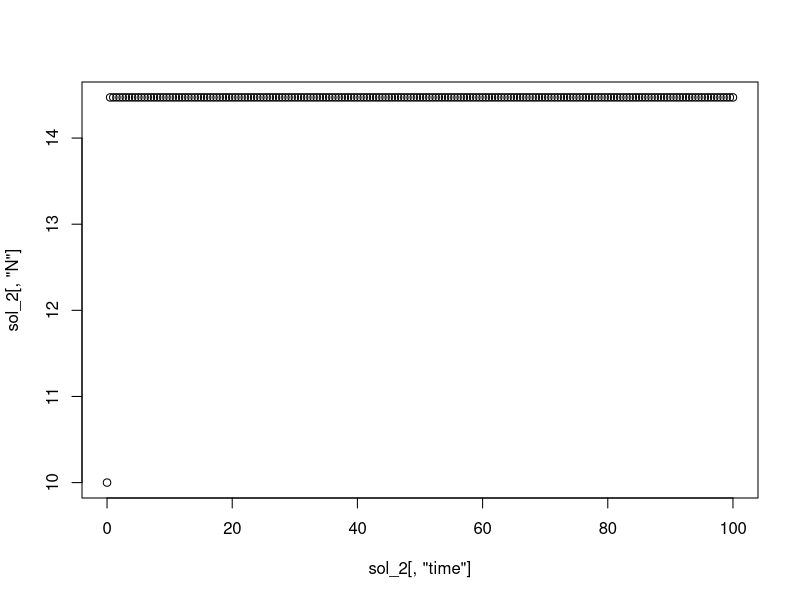

Write the R code that produced this figure.
require(deSolve)

rhs_logistic <- function(t, N, p) {
  with(as.list(p), {
    dN <- r * N * (1 - N/K)
    return(list(dN))
  })
}
rhs_logistic_2 <- function(t, N, p) {
  with(as.list(p), {
    dN <- N * (k - alpha*(N-eta)^2)
    return(list(dN))
  })
}
p = list(
  r = 0.1,
  K = 100,
  A = 50,
  b = 0.1,
  H = 0.05,
  k = 100,
  eta = 10,
  alpha = 5
)

IC = c(N = 10)

sol_1 = ode(IC, seq(0,100,0.5), rhs_logistic, parms = p)
sol_2 = ode(IC, seq(0,100,0.5), rhs_logistic_2, parms = p)

plot(sol_2[,"time"], sol_2[,"N"])

p$eta+sqrt(p$k/p$alpha)
